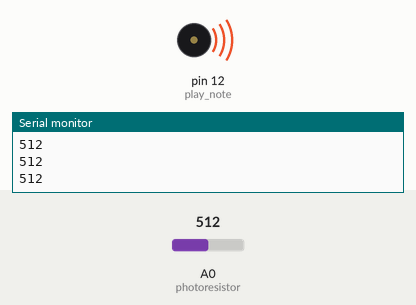
This sketch was run on a simulated Arduino Uno, built with avr-gcc and run on an emulated ATmega328P. On the bench: buzzer (waves = sounding), the last lines printed to the serial monitor. Inputs (shaded band) come from the test bench; at power-on: A0 (photoresistor) = 512.

Above: at 1.2 s.
1.3 s: A0 (photoresistor) set to 0
At 2.0 s:
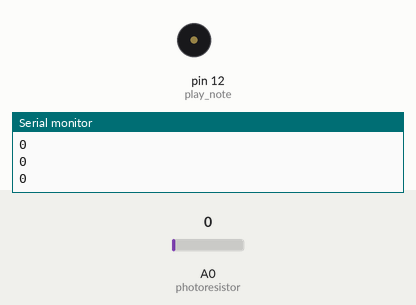
2.8 s: A0 (photoresistor) set to 122
At 3.2 s:
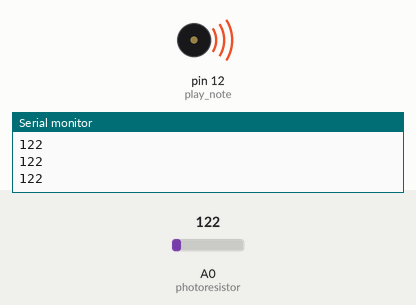
Timing chart, 0 to 5.8 s (numbered marks = the images above; inputs shaded):
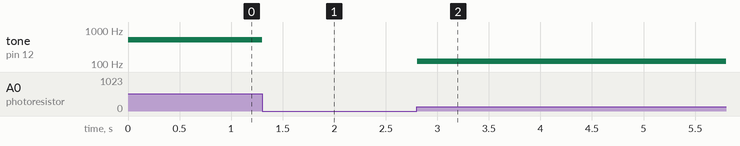

The sketch:

Annoying_thing.ino
```cpp
int photoresistor = 0;
int play_note = 12;

void setup() {
  Serial.begin(9600);
  pinMode( play_note, OUTPUT);
}

void loop(){
  int value = analogRead(photoresistor);
  Serial.println(value);
  tone(12, value);
}
```

Measured:
- after the input at 1.3 s, tone on pin 12 (play_note): 512 Hz → silent at once
- after the input at 2.8 s, tone on pin 12 (play_note): silent → 122 Hz at once
